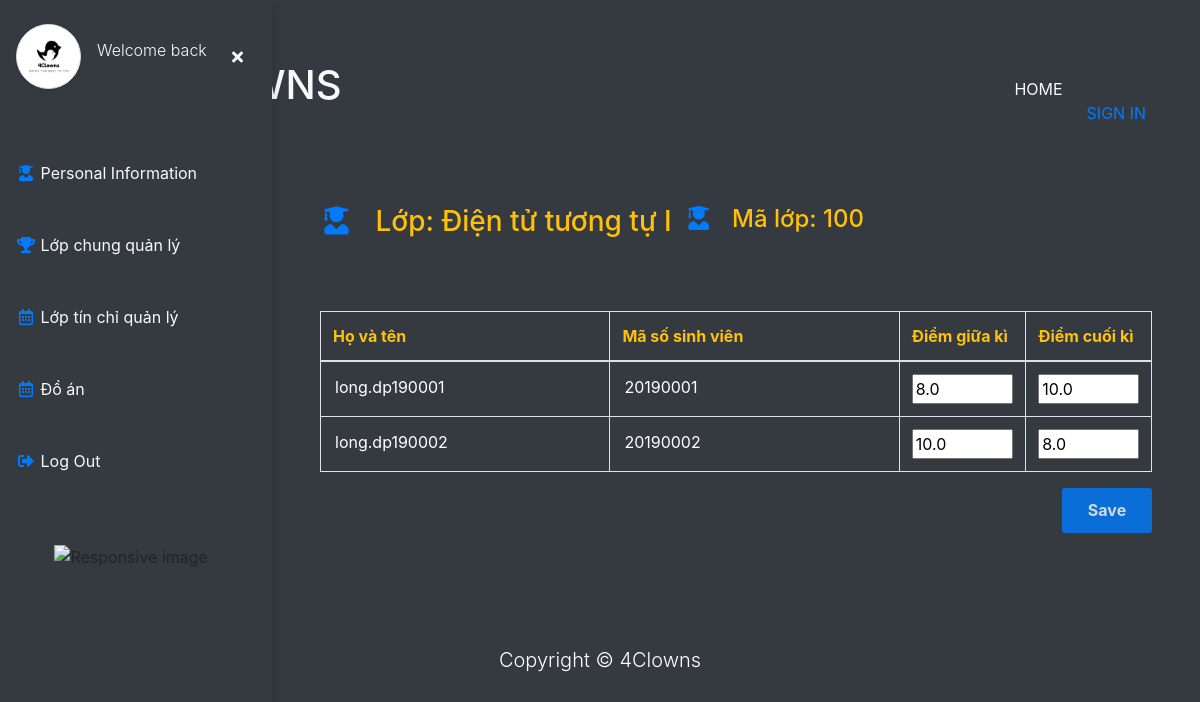
The app's page /teacher/lop_tin_chi/100, older data.
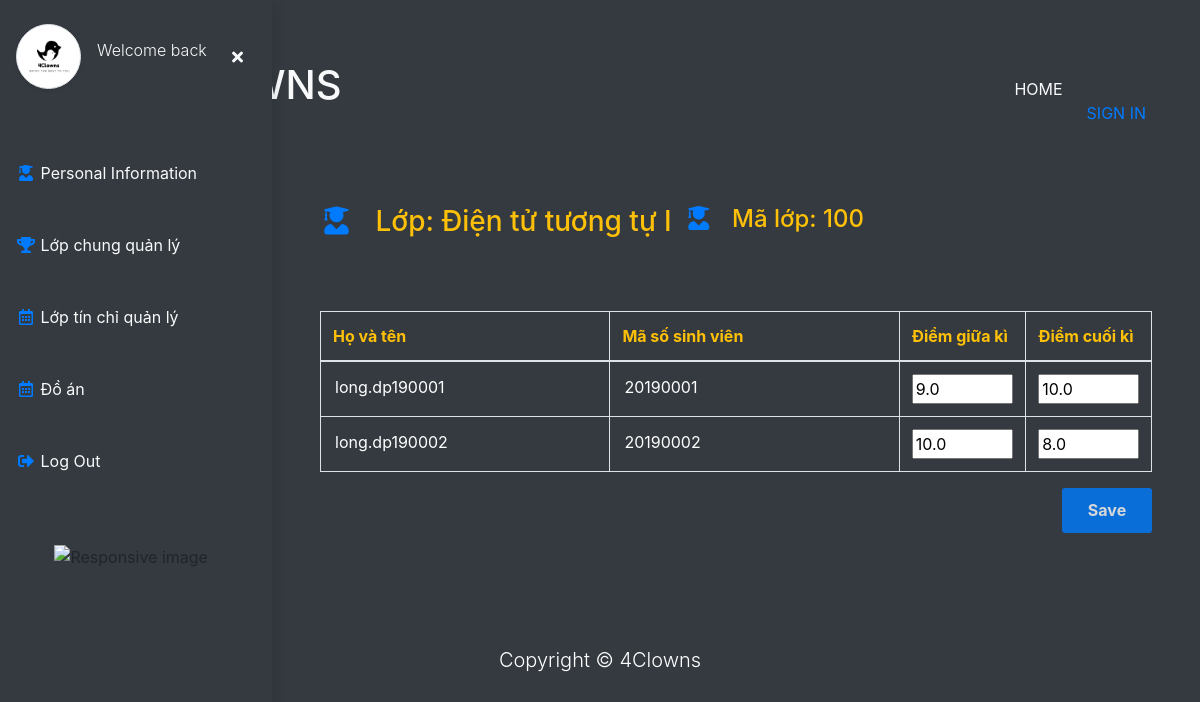
The same page, newer data.
### student/models.py (models this page shows, shortened)
class sinhvien_hocphan(models.Model):
    sinh_vien=models.ForeignKey('users.Student', on_delete=CASCADE, verbose_name="Sinh viên", related_name='bang_diem')
    hoc_phan=models.ForeignKey(hoc_phan, on_delete=CASCADE, verbose_name='Học phần')
    number = models.PositiveSmallIntegerField(verbose_name="Lần thứ", default=1)
    lop = models.ForeignKey(lop, on_delete=CASCADE, verbose_name="Lớp đăng kí", blank=True, null=True)
    giua_ki = models.FloatField(verbose_name='Điểm giữa kì', validators=[validate_score], null=True, blank=True)
    cuoi_ki = models.FloatField(verbose_name='Điểm cuối kì' ,validators=[validate_score], null=True, blank=True)
    class Meta:
        unique_together = ('sinh_vien', 'hoc_phan', 'number')
        verbose_name = "Bảng điểm"
        verbose_name_plural = "Bảng điểm"

### teacher/views.py (the view, shortened to what this page needs)
# urls.py: path('lop_tin_chi/<int:lopTC_code>', views.tung_lop_TC, name='tung_lop_TC'),
def tung_lop_TC(request, lopTC_code):
    lopTC = lop.objects.get(code=lopTC_code)
    try:
        studentTC = lopTC.sinh_vien.all().order_by('code')
    except:
        studentTC = None
    data = []
    bangDiemSet = formset_factory(ChangeDiemForm, extra=0)
    for student in studentTC:
        data.append({
            'sinh_vien': student,
            'code': student.code,
            'giua_ki': student.bang_diem.get(lop=lopTC).giua_ki,
            'cuoi_ki': student.bang_diem.get(lop=lopTC).cuoi_ki,
        })
    bangDiemList = bangDiemSet(request.POST or None, initial=data)
    return render(request, "teacher/tung_lop_TC.html", {
                "lopTC": lopTC,
                "changeDiemForm": bangDiemList,
                "studentTC": studentTC,
            })

### management/models.py (called while the page is built)
    def __str__(self):
        return f"{self.name}"

### users/models.py (called while the page is built)
    def __str__(self):
        return self.email.replace("@edu.com.vn", "")

### templates/teacher/tung_lop_TC.html (shortened to what this page needs)
{% extends 'base.html' %}
{% load static%}
{% block content %}
<div class="page-content p-5 position-relative" id="content">
    <div class="row mt-4">
      <h3 class="text-warning">
        <i class="fas fa-user-graduate me-1 text-primary fa-fw" style="width: 2.25em;"></i>
         Lớp: {{ lopTC.hoc_phan }}
      </h3>
      <h4 class="text-warning">
        <i class="fas fa-user-graduate me-1 text-primary fa-fw" style="width: 2.25em;"></i>
        Mã lớp: {{lopTC.code}}
      </h4>
      <div class="col-lg-12 mt-5">
        <div class="row">
          <div class="col-lg-12 mt-3">
            <form action="" method="POST">
                <table class="table table-bordered table-responsive-sm">
                    <thead>
                        <tr>
                            <th class="text-warning">Họ và tên</th>
                            <th class="text-warning">Mã số sinh viên</th>
                            <th class="text-warning">Điểm giữa kì</th>
                            <th class="text-warning">Điểm cuối kì</th>
                        </tr>
                    </thead>
                    <tbody>
                        {% for form in changeDiemForm %}
                            <tr>
                                <td><input class="bg-dark text-white border-0" type="text" name="{{form.sinh_vien.html_name}}" value="{{form.sinh_vien.value}}" readonly maxlength="15" id="{{form.sinh_vien.id_for_label}}"></td>
                                <td><input class="bg-dark text-white border-0" type="text" name="{{form.code.html_name}}" value="{{form.code.value}}" readonly maxlength="15" id="{{form.code.id_for_label}}"></td>
                                <td ><input class="w-100" type="number" placeholder="Enter score" name="{{form.giua_ki.html_name}}" value="{{form.giua_ki.value}}"  min="0" max="10" id="{{form.giua_ki.id_for_label}}"></td>
                                <td ><input class="w-100 " type="number" placeholder="Enter score" name="{{form.cuoi_ki.html_name}}" value="{{form.cuoi_ki.value}}"  min="0" max="10" id="{{form.cuoi_ki.id_for_label}}"></td>
                            </tr>
                        {% endfor %}
                    </tbody>
                </table>
            <input class="float-right input-btn" type="submit" value="Save">
            </form>
          </div>
        </div>
      </div>
    </div>
  </div>
{% include "teacher/teacher_base.html" %}
{% endblock content %}

Row changes from the older to the newer data that the page shows:
changed sinhvien_hocphan (number 1 of 2 on the later page): giua_ki.value "8.0" → "9.0"
